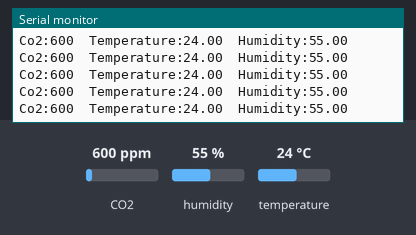
The sketch below on a simulated ESP32. Parts: the last lines printed to the serial monitor. The test bench sets the inputs (shaded band); at power-on: CO2 600 ppm, humidity 55 %, temperature 24 °C.

Above: at 1.2 s.
1.3 s: CO2 set to 452 ppm
At 1.32 s:
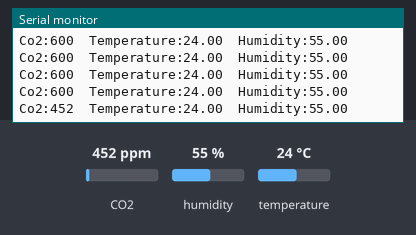
2.8 s: humidity set to 22 %
At 2.83 s:
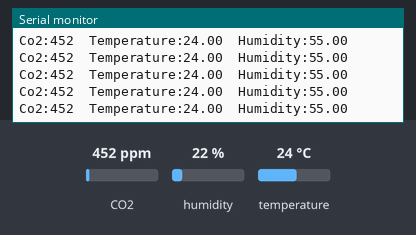
4.3 s: temperature set to 12 °C
At 4.35 s:
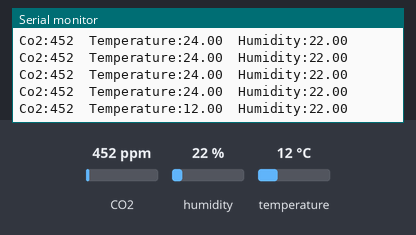

The sketch:

ESPr32_SCD4x.ino
```cpp
// (licence header left out)
/*****************************************************************************************
**                                                                                      **
**  modified : 2023/09/2 M.Yamazaki                                                     **
**                                                                                      **
**  [ ESPr32 + Contaシールド + CO2センサ SCD40搭載モジュール ]                               **
**  [ CO2センサ SCD40搭載モジュール : https://www.switch-science.com/products/7169 ].      **
**  [ Sensirion I2C SCD4x Library: https://github.com/Sensirion/arduino-i2c-scd4x ]     **
**                                                                                      **
******************************************************************************************/
#include <Arduino.h>
#include "espr32conta.h"
#include <SensirionI2CScd4x.h>
#include <Wire.h>

SensirionI2CScd4x scd4x;

void printUint16Hex(uint16_t value) {
  Serial.print(value < 4096 ? "0" : "");
  Serial.print(value < 256 ? "0" : "");
  Serial.print(value < 16 ? "0" : "");
  Serial.print(value, HEX);
}

void printSerialNumber(uint16_t serial0, uint16_t serial1, uint16_t serial2) {
  Serial.print("Serial: 0x");
  printUint16Hex(serial0);
  printUint16Hex(serial1);
  printUint16Hex(serial2);
  Serial.println();
}

//------------------------------------------
// Main logics
//------------------------------------------
void setup() {
  Serial.begin(115200);
  while (!Serial) {
    delay(100);
  }
  Wire.begin(SDA, SCL);

  uint16_t error;
  char errorMessage[256];

  scd4x.begin(Wire);

  // stop potentially previously started measurement
  error = scd4x.stopPeriodicMeasurement();
  if (error) {
    Serial.print("Error trying to execute stopPeriodicMeasurement(): ");
    errorToString(error, errorMessage, 256);
    Serial.println(errorMessage);
  }

  uint16_t serial0;
  uint16_t serial1;
  uint16_t serial2;
  error = scd4x.getSerialNumber(serial0, serial1, serial2);
  if (error) {
    Serial.print("Error trying to execute getSerialNumber(): ");
    errorToString(error, errorMessage, 256);
    Serial.println(errorMessage);
  } else {
    printSerialNumber(serial0, serial1, serial2);
  }

  // Start Measurement
  error = scd4x.startPeriodicMeasurement();
  if (error) {
    Serial.print("Error trying to execute startPeriodicMeasurement(): ");
    errorToString(error, errorMessage, 256);
    Serial.println(errorMessage);
  }

  Serial.println("Waiting for first measurement... (5 sec)");
}

void loop() {
  uint16_t error;
  char errorMessage[256];

  delay(100);

  // Read Measurement
  uint16_t co2 = 0;
  float temperature = 0.0f;
  float humidity = 0.0f;
  bool isDataReady = false;
  error = scd4x.getDataReadyFlag(isDataReady);
  if (error) {
    Serial.print("Error trying to execute getDataReadyFlag(): ");
    errorToString(error, errorMessage, 256);
    Serial.println(errorMessage);
    return;
  }
  if (!isDataReady) {
    return;
  }
  error = scd4x.readMeasurement(co2, temperature, humidity);
  if (error) {
    Serial.print("Error trying to execute readMeasurement(): ");
    errorToString(error, errorMessage, 256);
    Serial.println(errorMessage);
  } else if (co2 == 0) {
    Serial.println("Invalid sample detected, skipping.");
  } else {
    Serial.print("Co2:");
    Serial.print(co2);
    Serial.print("\t");
    Serial.print("Temperature:");
    Serial.print(temperature);
    Serial.print("\t");
    Serial.print("Humidity:");
    Serial.println(humidity);
  }
}
```

espr32conta.h
```cpp
#ifndef espr32conta_h_
#define espr32conta_h_

//------------------------------------------
// I2C
//------------------------------------------
#define SDA  25
#define SCL  26

// UART2
#define RXD2 15
#define TXD2 13

// CONTA IO
#define IO3 15
#define IO2 13

// VSPI
#define MOSI 23
#define MISO 19
#define SCK  18
#define SSA  22
#define SSB   5

// DIO
#define DIO1 27
#define DIO2  4

#endif
```

Measured:
- after the input at 1.3 s, the serial monitor: prints a new line at once (image 1)
- after the input at 4.3 s, the serial monitor: prints a new line after 0.05 s (image 3)
